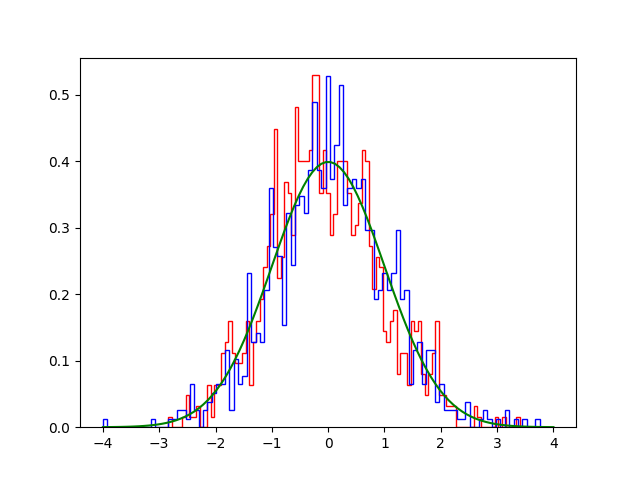

Reproduce this figure in Python.
import graph
import math
import matplotlib.pyplot as plt
import numpy as np
import tensorflow.compat.v2 as tf
import tensorflow_probability as tfp

tfd = tfp.distributions
dtype = np.float32
h = 0.75
target = tfd.Normal(loc=dtype(0), scale=dtype(1))
def lprob(x):
	return target.log_prob(x)


def fun(x):
	return -1 / 2 * x[0]**2


def dfun(x):
	return [-x[0]]


draws = 1000
S0 = tfp.mcmc.sample_chain(num_results=draws,
                           current_state=dtype(1),
                           kernel=tfp.mcmc.MetropolisAdjustedLangevinAlgorithm(
                               lprob, step_size=h),
                           trace_fn=None,
                           seed=42)
S1 = graph.langevin(fun, draws, [0], dfun, h, log=True)
x = np.linspace(-4, 4, 100)
y = [math.exp(-x**2 / 2) / math.sqrt(2 * math.pi) for x in x]
plt.hist(S0, 100, histtype='step', density=True, color='red')
plt.hist([e for (e, ) in S1], 100, histtype='step', density=True, color='blue')
plt.plot(x, y, '-g')
plt.savefig('langevin2.png')
